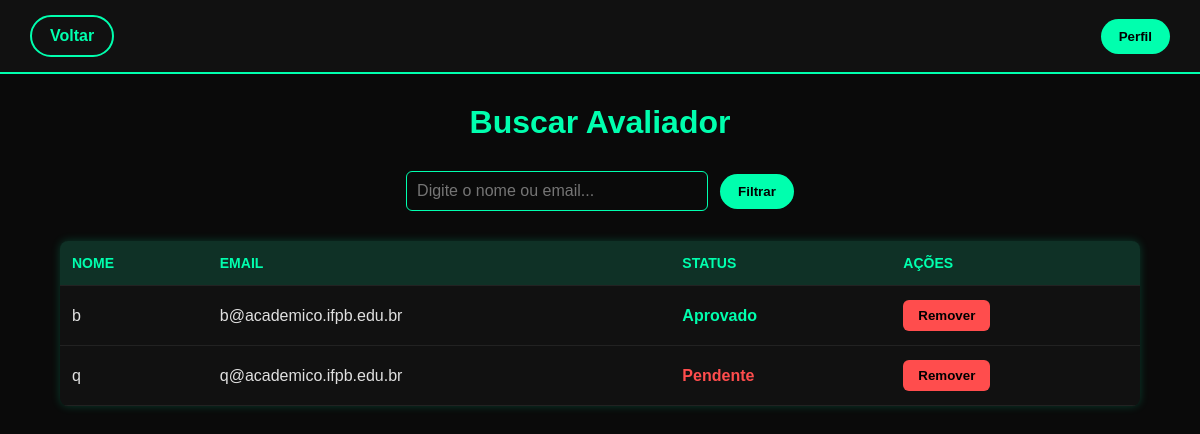
The page /admin/buscaravaliador (signed in) on the database its author committed.
### models/modelosDB.py (models this page shows, shortened)
class AvaliadorDB(Base):
    __tablename__ = 'avaliadores'
    id = Column(Integer, primary_key=True)
    nome = Column(String)
    email = Column(String, unique=True)
    senha_hash = Column(String)
    status = Column(String, default='pendente')  # pendente / aprovado / rejeitado

### blueprints/admin_bp.py (the view)
@admin_bp.route('/buscaravaliador', methods=['GET'])
def buscar_avaliador():
    if 'admin_logado' not in session:
        return render_template('adm/login_admin.html')
    termo_busca = request.args.get('q', '').strip()
    filtro = request.args.get('filtro', '').strip()
    if not termo_busca:
        avaliadores = avaliador_dao.listar_todos()
    else:
        query = session_dao.query(AvaliadorDB)
        if filtro == 'email':
            avaliadores = query.filter(AvaliadorDB.email.ilike(f"%{termo_busca}%")).all()
        else:
            avaliadores = query.filter(AvaliadorDB.nome.ilike(f"%{termo_busca}%")).all()
    return render_template('adm/buscar_avaliador.html', avaliadores=avaliadores, termo=termo_busca, filtro=filtro)

### database/database.py (called while the page is built)
    def listar_todos(self):
        return self.session.query(AvaliadorDB).all()

### templates/adm/buscar_avaliador.html (shortened to what this page needs)
<!DOCTYPE html>
<html lang="pt-br">
<head>
  <link rel="stylesheet" href="/static/css/adm/buscar_avaliador.css" />
</head>
<body>
  <header class="header">
    <a href="/admin" class="pill-btn back-btn">Voltar</a>
    <div class="profile-dropdown-container">
      <button id="open-profile" class="pill-profile">Perfil</button>
    </div>
  </header>
  <div class="container">
    <h1 class="titulo-principal titulo-pesquisa">Buscar Avaliador</h1>
    <div class="campo-pesquisa-e-filtro">
      <input
        type="text"
        id="buscaAvaliador"
        class="campo-input"
        placeholder="Digite o nome ou email..."
      />
      <div class="filtro-dropdown-container">
        <button id="open-filtro-modal" class="pill-btn filtro-btn">Filtrar</button>
      </div>
    </div>
    <main class="area-conteudo">
      <div class="lista-avaliadores">
        {% if avaliadores %}
        <table class="tabela-avaliadores">
          <thead>
            <tr>
              <th>Nome</th>
              <th>Email</th>
              <th>Status</th>
              <th>Ações</th>
            </tr>
          </thead>
          <tbody>
            {% for avaliador in avaliadores %}
            <tr>
              <td>{{ avaliador.nome }}</td>
              <td>{{ avaliador.email }}</td>
              <td>
                {% if avaliador.status == 'aprovado' %}
                  <span class="status-aprovado">Aprovado</span>
                {% elif avaliador.status == 'rejeitado' %}
                  <span class="status-rejeitado">Rejeitado</span>
                {% else %}
                  <span class="status-pendente">Pendente</span>
                {% endif %}
              </td>
              <td>
                <button
                  class="neon-red-btn remove-btn"
                  data-email="{{ avaliador.email }}"
                >
                  Remover
                </button>
              </td>
            </tr>
            {% endfor %}
          </tbody>
        </table>
        {% else %}
        <p class="mensagem-vazia">Nenhum avaliador encontrado.</p>
        {% endif %}
      </div>
    </main>
  </div>
</body>
</html>

### static/css/adm/buscar_avaliador.css (style rules this page uses)
body { background-color: #0a0a0a; color: #e0e0e0; font-family: "Poppins", sans-serif; margin: 0; padding: 0; }
.header { background: #111; display: flex; justify-content: space-between; align-items: center; padding: 15px 30px; border-bottom: 2px solid #00ffae; }
h1 { text-align: center; margin: 30px 0; color: #00ffae; }
.pill-btn, .pill-profile { background: #00ffae; color: #000; font-weight: bold; padding: 10px 18px; border-radius: 50px; border: none; cursor: pointer; transition: all 0.3s; text-decoration: none; }
.back-btn { background: transparent; border: 2px solid #00ffae; color: #00ffae; }
.campo-input { width: 280px; padding: 10px; border-radius: 6px; border: 1px solid #00ffae; background: transparent; color: #fff; font-size: 16px; outline: none; }
.campo-pesquisa-e-filtro { display: flex; justify-content: center; align-items: center; gap: 12px; }
.tabela-avaliadores { width: 90%; margin: 30px auto; border-collapse: collapse; background: #111; border-radius: 8px; overflow: hidden; box-shadow: 0 0 10px #00ffae33; }
.tabela-avaliadores th, .tabela-avaliadores td { padding: 14px 12px; text-align: left; border-bottom: 1px solid #222; }
.tabela-avaliadores th { background: #00ffae22; color: #00ffae; text-transform: uppercase; font-size: 14px; }
.status-aprovado { color: #00ffae; font-weight: bold; }
.status-pendente { color: #ff4d4d; font-weight: bold; }
.neon-red-btn { background-color: #ff4d4d; color: black; font-weight: bold; padding: 8px 15px; border-radius: 6px; border: none; cursor: pointer; transition: 0.3s; }

### rows shown on the page
AvaliadorDB: nome "b", email "b@academico.ifpb.edu.br", status "Aprovado"
AvaliadorDB: nome "q", email "q@academico.ifpb.edu.br", status "Pendente"
